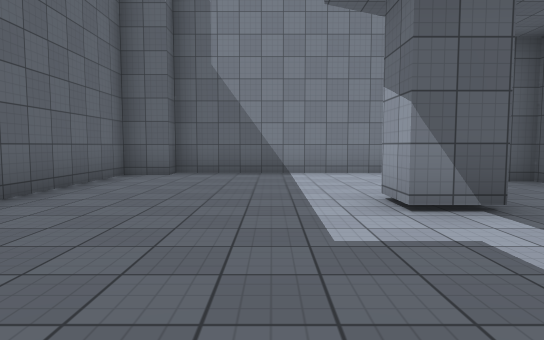
view 1 (above)

16 first-person views from a walk through a Unity game level. The camera is 1.3 m above the floor, tilts 4° down and sees 75° across. The floor is counted in squares, 2 m on a side. Each view is taken from the middle of a square. On the plan, view 1 faces up. The plan holds only what a view shows up to about 10 squares ahead; the rest is blank. The place goes on beyond the plan. The player is left out. Surface patterns are stand-ins for the level's own textures.

view 2
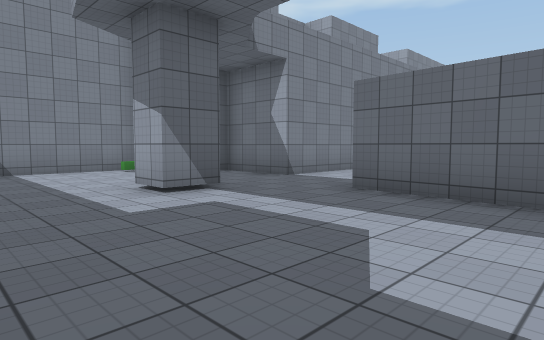

view 3
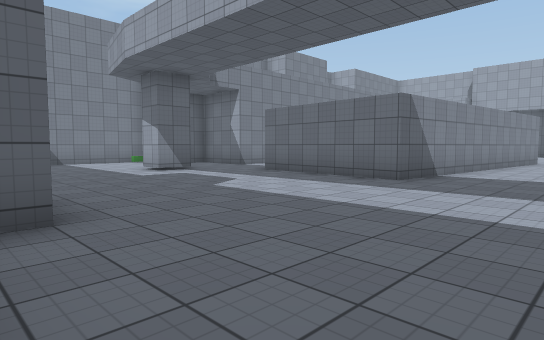

view 4
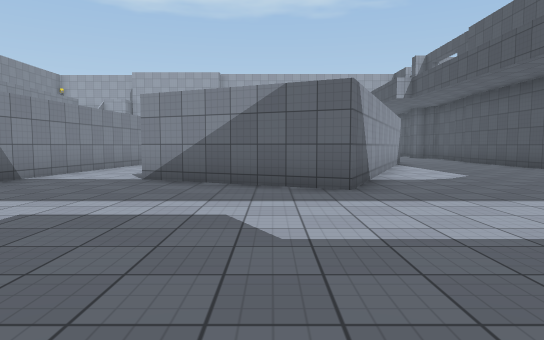

view 5
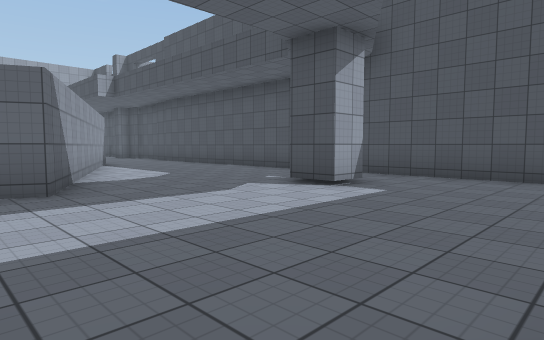

view 6
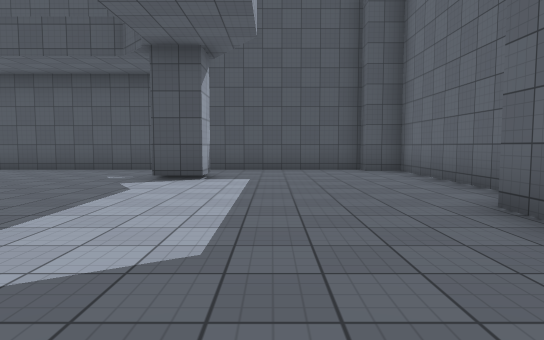

view 7
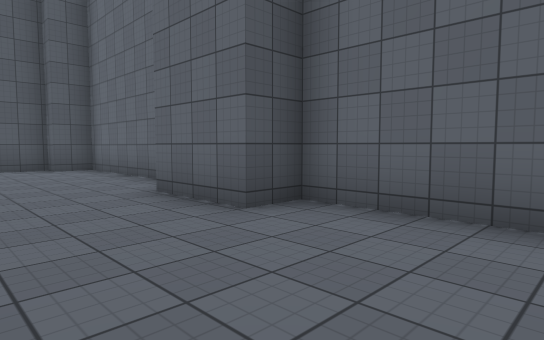

view 8
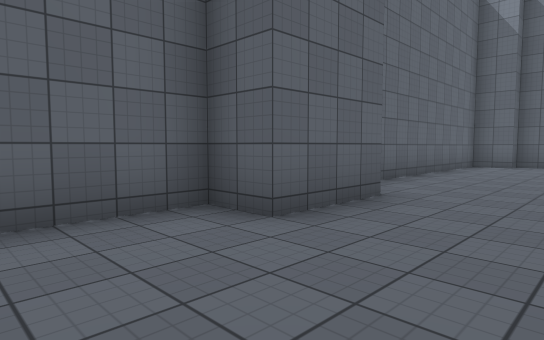

view 9
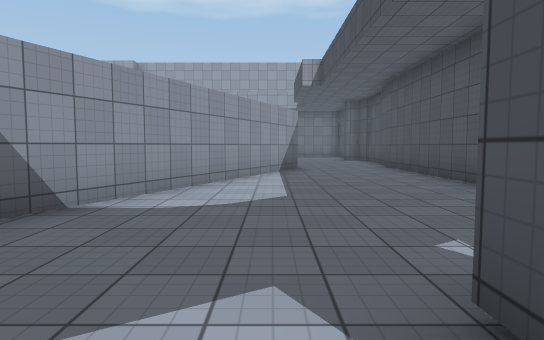

view 10
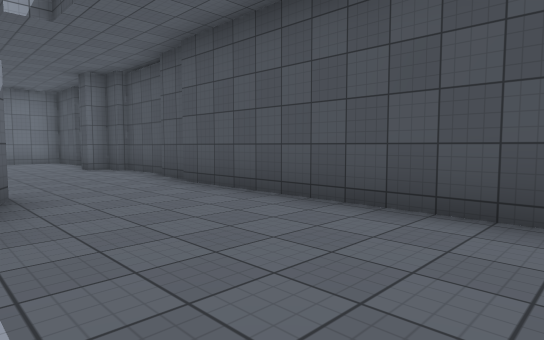

view 11
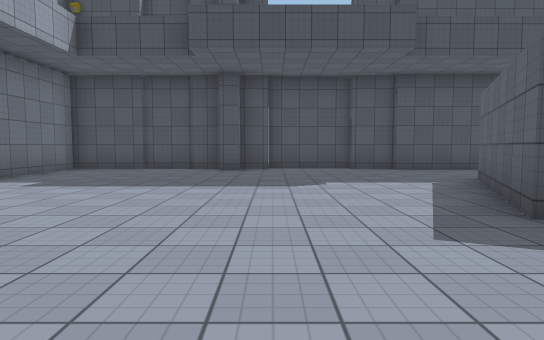

view 12
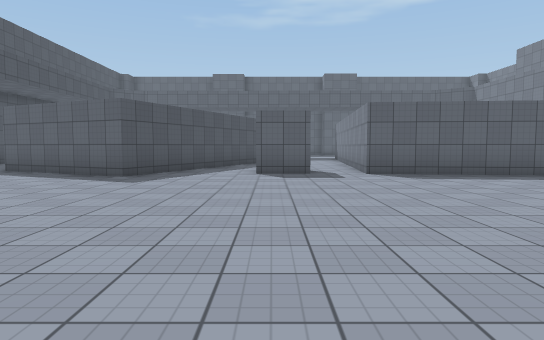

view 13
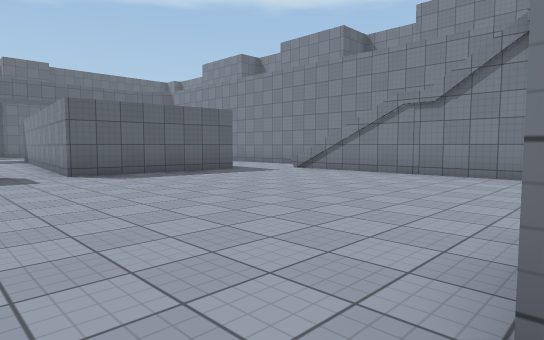

view 14
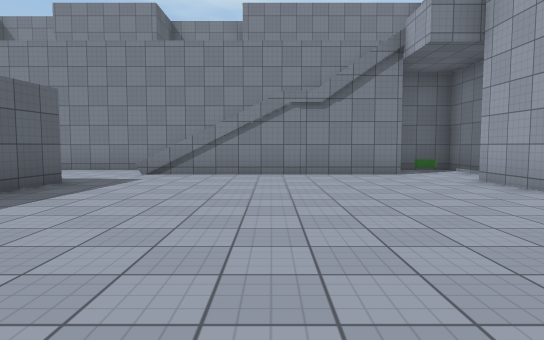

view 15
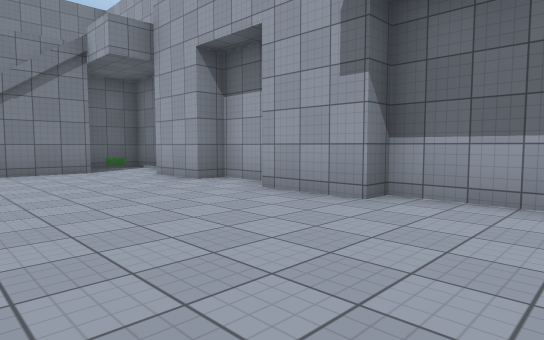

view 16
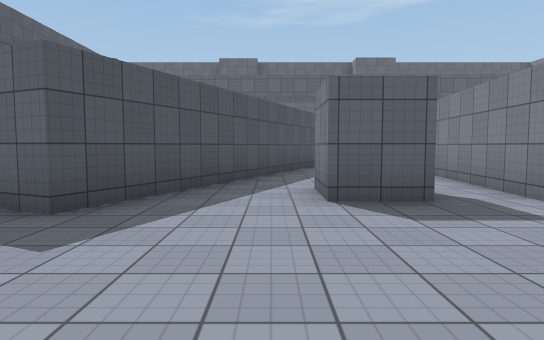

### Floor plan
Points are (right, up) in squares from view 1. A wall is a line through its corners. A room is listed if a view was taken in it or the views show most of it. See-through windows are left out.
Room 1 (views 1, 2, 3, 4, 5, 6, 7, 8, 9, 10)
walls: (3.3, -2) (3.7, 2); (-2.4, 0.4) (-2.4, -1.7) (-3.2, -1.7) (-3.2, -6.7) (-2.4, -6.7) (-2.4, -8.8); (-3.2, -10) (-3.2, -13.9) (-2.4, -13.9) (-2.4, -14.4) (8.6, -14.4); (2.4, 3.4) (1.3, 3.4) (1.3, 4.4); (1.3, -12.6) (1.3, -11.7) (2.4, -11.7); (4.7, 4.3) (4.7, 6.3) (4.1, 6.3); (8.6, -10.6) (3.1, -8.2) (4.8, -4.5); (3.1, 8.2) (-2.4, 8.2) (-2.4, 7.8) (-3.2, 7.8) (-3.2, 2.1)
ways out: opening at (4.3, 3) to room 2; opening at (4.5, -3.5) to room 2; opening at (9.2, -12.5) to room 2
objects: other object (3, 8)
Room 2 (views 11, 12, 13, 14, 15, 16)
walls: (11.9, -4) (11.9, -5.4) (10.6, -5.4); (12.4, 1.2) (12, -2.9) (3.3, -2); (20.4, -5.5) (20.4, -3.8) (19.8, -3.8) (19.8, -2); (20.4, -1.4) (20.4, -0.2) (19.8, -0.2) (19.8, 1.5); (5.9, -5) (12.7, -8.1) (11.1, -11.7) (8.6, -10.6); (15, -14.6) (15.9, -14.6) (15.9, -14.1) (16.4, -14.1); (12.8, -14.8) (15.1, -14.8); (11.6, -14.6) (12.9, -14.6); (16.4, -14.6) (20.4, -14.6) (20.4, -11.9); (19, 4.3) (10.5, 4.3); (8.6, -14.4) (11.8, -14.4); (7.4, 4.3) (4.7, 4.3)
ways out: opening at (4.3, 3) to room 1; opening at (4.5, -3.5) to room 1; opening at (9.2, -12.5) to room 1; opening at (19, 2)

Positions as (right, up) in squares from view 1, and headings:
1: (0, 0), facing up
2: (-1, -1), facing up-right
3: (-3, -5), facing up-right
4: (-2, -7), facing right
5: (-2, -7), facing down-right
6: (0, -5), facing down
7: (0, -4), facing down-left
8: (0, -4), facing up-left
9: (1, -11), facing right
10: (6, -11), facing down-right
11: (15, -5), facing down
12: (20, -5), facing left
13: (20, -5), facing up-left
14: (16, -5), facing up
15: (16, -6), facing up-right
16: (16, -6), facing left
